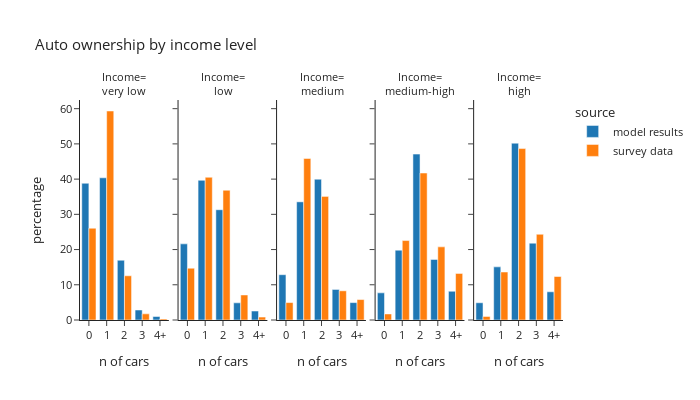

Notebook code cell kept with this figure:
### Code cell
plot_auto(hh_data,'hhincome_group','income level', 'Income')

### Figure 1 — Plotly figure (JSON) as saved in the notebook; plotly's stock layout.template omitted (floating-point values rounded to 4 significant figures)
{"data": [{"alignmentgroup": "True", "hovertemplate": "source=model results<br>hhincome_group=very low<br>auto_ownership_simple=%{x}<br>percentage=%{y}<extra></extra>", "legendgroup": "model results", "marker": {"color": "#1F77B4", "pattern": {"shape": ""}}, "name": "model results", "offsetgroup": "model results", "orientation": "v", "showlegend": true, "textposition": "auto", "type": "bar", "x": ["0", "1", "2", "3", "4+"], "xaxis": "x", "y": [38.82, 40.37, 16.97, 2.839, 1.002], "yaxis": "y"}, {"alignmentgroup": "True", "hovertemplate": "source=model results<br>hhincome_group=low<br>auto_ownership_simple=%{x}<br>percentage=%{y}<extra></extra>", "legendgroup": "model results", "marker": {"color": "#1F77B4", "pattern": {"shape": ""}}, "name": "model results", "offsetgroup": "model results", "orientation": "v", "showlegend": false, "textposition": "auto", "type": "bar", "x": ["0", "1", "2", "3", "4+"], "xaxis": "x2", "y": [21.62, 39.66, 31.31, 4.874, 2.544], "yaxis": "y2"}, {"alignmentgroup": "True", "hovertemplate": "source=model results<br>hhincome_group=medium<br>auto_ownership_simple=%{x}<br>percentage=%{y}<extra></extra>", "legendgroup": "model results", "marker": {"color": "#1F77B4", "pattern": {"shape": ""}}, "name": "model results", "offsetgroup": "model results", "orientation": "v", "showlegend": false, "textposition": "auto", "type": "bar", "x": ["0", "1", "2", "3", "4+"], "xaxis": "x3", "y": [12.86, 33.55, 39.98, 8.674, 4.939], "yaxis": "y3"}, {"alignmentgroup": "True", "hovertemplate": "source=model results<br>hhincome_group=medium-high<br>auto_ownership_simple=%{x}<br>percentage=%{y}<extra></extra>", "legendgroup": "model results", "marker": {"color": "#1F77B4", "pattern": {"shape": ""}}, "name": "model results", "offsetgroup": "model results", "orientation": "v", "showlegend": false, "textposition": "auto", "type": "bar", "x": ["0", "1", "2", "3", "4+"], "xaxis": "x4", "y": [7.708, 19.83, 47.1, 17.2, 8.162], "yaxis": "y4"}, {"alignmentgroup": "True", "hovertemplate": "source=model results<br>hhincome_group=high<br>auto_ownership_simple=%{x}<br>percentage=%{y}<extra></extra>", "legendgroup": "model results", "marker": {"color": "#1F77B4", "pattern": {"shape": ""}}, "name": "model results", "offsetgroup": "model results", "orientation": "v", "showlegend": false, "textposition": "auto", "type": "bar", "x": ["0", "1", "2", "3", "4+"], "xaxis": "x5", "y": [4.896, 15.08, 50.2, 21.82, 8.003], "yaxis": "y5"}, {"alignmentgroup": "True", "hovertemplate": "source=survey data<br>hhincome_group=very low<br>auto_ownership_simple=%{x}<br>percentage=%{y}<extra></extra>", "legendgroup": "survey data", "marker": {"color": "#FF7F0E", "pattern": {"shape": ""}}, "name": "survey data", "offsetgroup": "survey data", "orientation": "v", "showlegend": true, "textposition": "auto", "type": "bar", "x": ["0", "1", "2", "3", "4+"], "xaxis": "x", "y": [26.05, 59.34, 12.55, 1.745, 0.3142], "yaxis": "y"}, {"alignmentgroup": "True", "hovertemplate": "source=survey data<br>hhincome_group=low<br>auto_ownership_simple=%{x}<br>percentage=%{y}<extra></extra>", "legendgroup": "survey data", "marker": {"color": "#FF7F0E", "pattern": {"shape": ""}}, "name": "survey data", "offsetgroup": "survey data", "orientation": "v", "showlegend": false, "textposition": "auto", "type": "bar", "x": ["0", "1", "2", "3", "4+"], "xaxis": "x2", "y": [14.71, 40.52, 36.84, 7.109, 0.8225], "yaxis": "y2"}, {"alignmentgroup": "True", "hovertemplate": "source=survey data<br>hhincome_group=medium<br>auto_ownership_simple=%{x}<br>percentage=%{y}<extra></extra>", "legendgroup": "survey data", "marker": {"color": "#FF7F0E", "pattern": {"shape": ""}}, "name": "survey data", "offsetgroup": "survey data", "orientation": "v", "showlegend": false, "textposition": "auto", "type": "bar", "x": ["0", "1", "2", "3", "4+"], "xaxis": "x3", "y": [4.949, 45.87, 35.09, 8.289, 5.807], "yaxis": "y3"}, {"alignmentgroup": "True", "hovertemplate": "source=survey data<br>hhincome_group=medium-high<br>auto_ownership_simple=%{x}<br>percentage=%{y}<extra></extra>", "legendgroup": "survey data", "marker": {"color": "#FF7F0E", "pattern": {"shape": ""}}, "name": "survey data", "offsetgroup": "survey data", "orientation": "v", "showlegend": false, "textposition": "auto", "type": "bar", "x": ["0", "1", "2", "3", "4+"], "xaxis": "x4", "y": [1.72, 22.56, 41.73, 20.76, 13.24], "yaxis": "y4"}, {"alignmentgroup": "True", "hovertemplate": "source=survey data<br>hhincome_group=high<br>auto_ownership_simple=%{x}<br>percentage=%{y}<extra></extra>", "legendgroup": "survey data", "marker": {"color": "#FF7F0E", "pattern": {"shape": ""}}, "name": "survey data", "offsetgroup": "survey data", "orientation": "v", "showlegend": false, "textposition": "auto", "type": "bar", "x": ["0", "1", "2", "3", "4+"], "xaxis": "x5", "y": [1.012, 13.62, 48.68, 24.34, 12.35], "yaxis": "y5"}], "layout": {"annotations": [{"font": {}, "showarrow": false, "text": "Income=<br>very low", "x": 0.092, "xanchor": "center", "xref": "paper", "y": 1.0, "yanchor": "bottom", "yref": "paper"}, {"font": {}, "showarrow": false, "text": "Income=<br>low", "x": 0.296, "xanchor": "center", "xref": "paper", "y": 1.0, "yanchor": "bottom", "yref": "paper"}, {"font": {}, "showarrow": false, "text": "Income=<br>medium", "x": 0.5, "xanchor": "center", "xref": "paper", "y": 1.0, "yanchor": "bottom", "yref": "paper"}, {"font": {}, "showarrow": false, "text": "Income=<br>medium-high", "x": 0.704, "xanchor": "center", "xref": "paper", "y": 1.0, "yanchor": "bottom", "yref": "paper"}, {"font": {}, "showarrow": false, "text": "Income=<br>high", "x": 0.908, "xanchor": "center", "xref": "paper", "y": 1.0, "yanchor": "bottom", "yref": "paper"}], "barmode": "group", "font": {"size": 11}, "height": 400, "legend": {"title": {"text": "source"}, "tracegroupgap": 0}, "title": {"text": "Auto ownership by income level"}, "width": 700, "xaxis": {"anchor": "y", "domain": [0.0, 0.184], "title": {"text": "n of cars"}}, "xaxis2": {"anchor": "y2", "domain": [0.204, 0.388], "matches": "x", "title": {"text": "n of cars"}}, "xaxis3": {"anchor": "y3", "domain": [0.408, 0.592], "matches": "x", "title": {"text": "n of cars"}}, "xaxis4": {"anchor": "y4", "domain": [0.612, 0.796], "matches": "x", "title": {"text": "n of cars"}}, "xaxis5": {"anchor": "y5", "domain": [0.816, 1.0], "matches": "x", "title": {"text": "n of cars"}}, "yaxis": {"anchor": "x", "domain": [0.0, 1.0], "title": {"text": "percentage"}}, "yaxis2": {"anchor": "x2", "domain": [0.0, 1.0], "matches": "y", "showticklabels": false}, "yaxis3": {"anchor": "x3", "domain": [0.0, 1.0], "matches": "y", "showticklabels": false}, "yaxis4": {"anchor": "x4", "domain": [0.0, 1.0], "matches": "y", "showticklabels": false}, "yaxis5": {"anchor": "x5", "domain": [0.0, 1.0], "matches": "y", "showticklabels": false}}}
